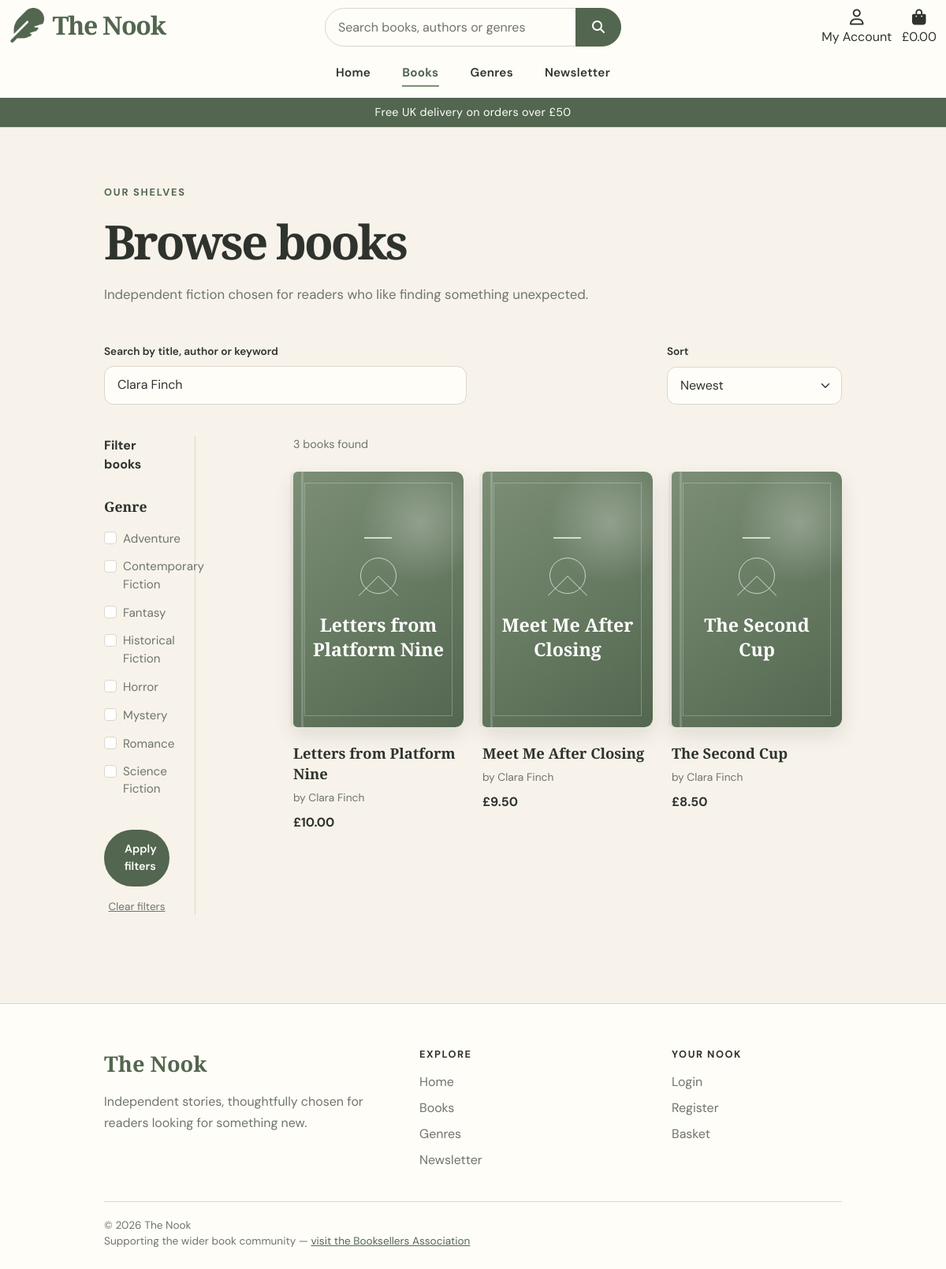
The app's page /books/?q=Clara Finch with its own data.
### books/models.py (models this page shows, shortened)
class Genre(models.Model):
    name = models.CharField(
        max_length=100,
        unique=True
    )
    description = models.TextField(
        blank=True
    )
    class Meta:
        ordering = ['name']

class Book(models.Model):
    class Status(models.TextChoices):
        DRAFT = 'draft', 'Draft'
        PENDING = 'pending', 'Pending approval'
        APPROVED = 'approved', 'Approved'
        REJECTED = 'rejected', 'Rejected'
    author = models.ForeignKey(
        AuthorProfile,
        on_delete=models.PROTECT,
        related_name='books'
    )
    genre = models.ForeignKey(
        Genre,
        on_delete=models.SET_NULL,
        null=True,
        blank=True,
        related_name='books'
    )
    title = models.CharField(
        max_length=255
    )
    isbn = models.CharField(
        max_length=20,
        unique=True,
        null=True,
        blank=True
    )
    description = models.TextField()
    price = models.DecimalField(
        max_digits=8,
        decimal_places=2
    )
    publication_date = models.DateField(
        null=True,
        blank=True
    )
    cover_image = models.ImageField(
        upload_to='books/',
        null=True,
        blank=True
    )
    stock_quantity = models.PositiveIntegerField(
        default=0
    )
    is_featured = models.BooleanField(
        default=False
    )
    is_active = models.BooleanField(
        default=True
    )
    status = models.CharField(
        max_length=10,
        choices=Status.choices,
        default=Status.DRAFT
    )
    rejection_reason = models.TextField(
        blank=True
    )
    reviewed_by = models.ForeignKey(
        settings.AUTH_USER_MODEL,
        on_delete=models.SET_NULL,
        null=True,
        blank=True,
        related_name='reviewed_books'
    )
    reviewed_at = models.DateTimeField(
        null=True,
        blank=True
    )
    created_at = models.DateTimeField(
        auto_now_add=True
    )
    updated_at = models.DateTimeField(
        auto_now=True
    )
    class Meta:
        ordering = ['title']

### authors/models.py (models this page shows)
class AuthorProfile(models.Model):
    user = models.OneToOneField(
        settings.AUTH_USER_MODEL,
        on_delete=models.SET_NULL,
        null=True,
        blank=True,
        related_name='author_profile'
    )
    display_name = models.CharField(
        max_length=150
    )
    bio = models.TextField(
        blank=True
    )
    website = models.URLField(
        blank=True
    )
    profile_image = models.ImageField(
        upload_to='authors/',
        null=True,
        blank=True
    )
    is_approved = models.BooleanField(
        default=False
    )
    created_at = models.DateTimeField(
        auto_now_add=True
    )
    updated_at = models.DateTimeField(
        auto_now=True
    )
    class Meta:
        ordering = ['display_name']
    def __str__(self):
        return self.display_name

### books/views.py (the view)
def book_list(request):
    books = (
        Book.objects
        .filter(
            is_active=True,
            status=Book.Status.APPROVED
        )
        .select_related('author', 'genre')
        .annotate(
            average_rating=Avg(
                'reviews__rating',
                filter=Q(reviews__is_approved=True)
            )
        )
    )
    genres = Genre.objects.all()
    search_term = request.GET.get('q', '').strip()
    selected_genres = request.GET.getlist('genre')
    sort = request.GET.get('sort', 'newest')
    show_filters = request.GET.get('show_filters') == '1'
    if search_term:
        books = books.filter(
            Q(title__icontains=search_term)
            | Q(description__icontains=search_term)
            | Q(author__display_name__icontains=search_term)
        )
    if selected_genres:
        books = books.filter(
            genre__id__in=selected_genres
        )
    if sort == 'price_low':
        books = books.order_by('price')
    elif sort == 'price_high':
        books = books.order_by('-price')
    elif sort == 'title':
        books = books.order_by('title')
    elif sort == 'rating':
        books = books.order_by('-average_rating')
    else:
        books = books.order_by('-created_at')
    context = {
        'books': books,
        'genres': genres,
        'search_term': search_term,
        'selected_genres': selected_genres,
        'current_sort': sort,
        'show_filters': show_filters,
    }
    return render(
        request,
        'books/book_list.html',
        context
    )

### books/templates/books/book_list.html (shortened to what this page needs)
{% extends "base.html" %}
{% load static %}
{% block content %}
<section class="catalogue-page">
    <div class="container">
        <div class="catalogue-heading">
            <p class="section-eyebrow">
                Our shelves
            </p>
            <h1 class="catalogue-title logo-font">
                Browse books
            </h1>
            <p class="catalogue-intro">
                Independent fiction chosen for readers who like
                finding something unexpected.
            </p>
        </div>
        <form
            method="GET"
            action="{% url 'book_list' %}"
            class="catalogue-controls">
            <div class="row g-3 align-items-end">
                <div class="col-12 col-lg-6">
                    <label
                        for="catalogue-search"
                        class="catalogue-label">
                        Search by title, author or keyword
                    </label>
                    <input
                        id="catalogue-search"
                        class="form-control catalogue-search"
                        type="search"
                        name="q"
                        value="{{ search_term }}"
                        placeholder="Search The Nook">
                </div>
                <div class="col-7 col-lg-3">
                    <label
                        for="catalogue-sort"
                        class="catalogue-label">
                        Sort
                    </label>
                    <select
                        id="catalogue-sort"
                        class="form-select catalogue-sort"
                        name="sort">
                        <option
                            value="newest"
                            {% if current_sort == 'newest' %}
                                selected
                            {% endif %}>
                            Newest
                        </option>
                    </select>
                </div>
            </div>
            <div class="row catalogue-content">
                <aside
                    id="catalogue-filters"
                    class="col-12 col-lg-2
                    collapse{% if show_filters %} show{% endif %}
                    d-lg-block catalogue-sidebar">
                    <div class="catalogue-filter-inner">
                        <p class="catalogue-filter-title">
                            Filter books
                        </p>
                        <fieldset>
                            <legend>
                                Genre
                            </legend>
                            {% for genre in genres %}
                                <div class="form-check">
                                    <input
                                        class="form-check-input"
                                        type="checkbox"
                                        name="genre"
                                        value="{{ genre.id }}"
                                        id="genre-{{ genre.id }}"
                                        >
                                    <label
                                        class="form-check-label"
                                        for="genre-{{ genre.id }}">
                                        {{ genre.name }}
                                    </label>
                                </div>
                            {% empty %}
                                <p class="catalogue-muted">
                                    No genres available yet.
                                </p>
                            {% endfor %}
                        </fieldset>
                        <button
                            type="submit"
                            class="btn nook-primary-button catalogue-apply">
                            Apply filters
                        </button>
                        {% if search_term or selected_genres %}
                            <a
                                href="{% url 'book_list' %}"
                                class="catalogue-clear">
                                Clear filters
                            </a>
                        {% endif %}
                    </div>
                </aside>
                <div class="col-12 col-lg-9 offset-lg-1">
                    <p class="catalogue-results-count">
                        {{ books|length }}
                        {% if books|length == 1 %}
                            book found
                        {% else %}
                            books found
                        {% endif %}
                    </p>
                    <div class="row g-4">
                        {% for book in books %}
                            <div class="col-6 col-md-4">
                                <article class="book-card">
                                    <a
                                        href="{% url 'book_detail' book.id %}"
                                        class="book-cover-link">
                                        {% if book.cover_image %}
                                            <img
                                                src="{{ book.cover_image.url }}"
                                                alt="Cover of {{ book.title }}"
                                                class="book-cover">
                                        {% else %}
                                            <div class="book-cover book-cover-placeholder">
                                                <span class="placeholder-line"></span>
                                                <span class="placeholder-circle"></span>
                                                <span class="placeholder-title logo-font">
                                                    {{ book.title }}
                                                </span>
                                            </div>
                                        {% endif %}
                                    </a>
                                    <div class="book-card-body">
                                        <h2 class="book-card-title logo-font">
                                            <a href="{% url 'book_detail' book.id %}">
                                                {{ book.title }}
                                            </a>
                                        </h2>
                                        <p class="book-card-meta">
                                            by {{ book.author }}
                                        </p>
                                        <p class="book-card-price">
                                            £{{ book.price }}
                                        </p>
                                    </div>
                                </article>
                            </div>
                        {% endfor %}
                    </div>
                </div>
            </div>
        </form>
    </div>
</section>
{% endblock %}

### records on screen
Genre: name "Adventure"
Genre: name "Contemporary Fiction"
Genre: name "Fantasy"
Genre: name "Historical Fiction"
Genre: name "Horror"
Genre: name "Mystery"
Genre: name "Romance"
Genre: name "Science Fiction"
Book: title "Letters from Platform Nine", author "Clara Finch", price "10.00"
Book: title "Meet Me After Closing", author "Clara Finch", price "9.50"
Book: title "The Second Cup", author "Clara Finch", price "8.50"

### other values on screen
{{ free_delivery_threshold }} "50"
{{ books|length }} "3"
